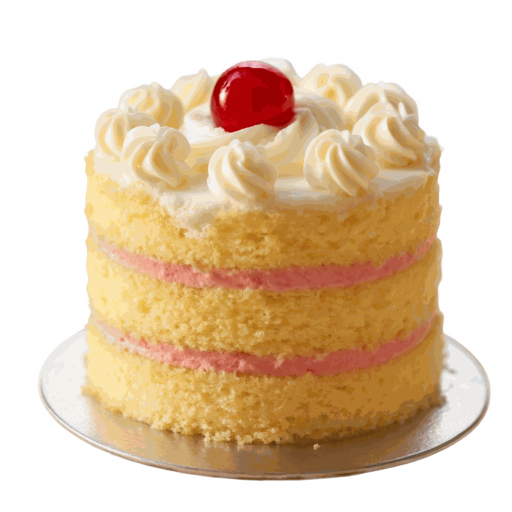
#> input picture nook-anim/examples/07_paper_cake/素材/cake.png, 1024 x 1024 px (shown at 1/2 size); its folder holds only this picture in this run
$ python -i quality.py   (imports and definitions only)
#> lines starting #> are read from the running program, lines starting #| are printed output that depends on the picture
### nook-xhspage/scripts/pages_hand.py
"""共用的页面骨架：颜色映射（深色、船票）、船票外框、手绘红框和箭头、素材取用、CSS。页型本身在 render.py。"""
import html
import math
import pathlib
import random

from PIL import Image

import pages_core as P

import paths
CN2ID = {"相机": "camera", "叶子": "leaf_twig", "邮票": "stamp", "小人困惑": "char_confused", "小人思考": "char_thinking",
         "小人开心": "char_happy", "问号气泡": "bubble_question", "火箭": "rocket", "灯泡": "bulb", "星光": "sparkle"}
_MAN = None


# [14 lines left out: function libfile, not called in this run]
W, H = 1242, 1656
INK, BLUE, ORANGE, RED = "#1B2540", "#2F5BEA", "#E55A14", "#E5412D"
uri = P.uri


DARK = False
THEME = "paper"      # paper / dark / ticket / mint；dark 由 DARK 控制
PAGE_TYPE = ""       # 当前页型（由 render.page_html 设置，mint 款据此选封面或内页背景）
ACCOUNT = ""         # 票根上的账号名（由 render.page_html 设置）
TICKET_NO = ""       # 票号（可选，meta.no）
HAS_LOGO = True
# 颜色映射：手账（浅色）是基准，深色和船票在它上面做字符串替换。每套的色值都要过 xhs.py check-themes 的对比度自检。
DARK_KEYS = ['#FBF7EC', '#F6E7C8', '#F3EAD7', '#FFFEF9', '#1B2540', '#2F5BEA', '#FFD46A', '#FFE9A8', '#E5412D', '#7D7560', '#D9CFB4', '#F7E1BC', '#F7E7C9', '#DDE8FF', '#8FB0F0', '#FFF1C9', '#6B6551', '#CFC4A6', '#8A8470']
DARK_VALUES = ['#2E2924', '#3A332B', '#342E27', '#383129', '#F2EBDD', '#A9C7F0', 'rgba(217,119,74,.42)', 'rgba(217,119,74,.35)', '#F28C74', '#A59C8B', '#51483C', '#43392F', '#43392F', '#4A4034', '#6A5B49', '#C86A40', '#CDC3B0', '#5A5043', '#6B5F4F']   # 暖夜纸：暖灰褐底、奶油字，是手账的夜间版


def dark_map():
    return list(zip(DARK_KEYS, DARK_VALUES)) + [("rgba(60,50,20,", "rgba(0,0,0,"), ("#EAD27A", "#EAD27A")]


TICKET_MAP = [("#FBF7EC", "#EAF3FF"), ("#F6E7C8", "#CFE3FF"), ("#F3EAD7", "#DCEBFF"), ("#FFFEF9", "#FFFFFF"), ("#1B2540", "#12306B"),
           ("#2F5BEA", "#1A5FD0"), ("#FFD46A", "#8CC0FF"), ("#FFE9A8", "rgba(140,192,255,.55)"), ("#7D7560", "#5A6F9C"),
           ("#D9CFB4", "#BCD1F0"), ("#F7E1BC", "#CFE3FF"), ("#F7E7C9", "#CFE3FF"), ("#FFF1C9", "#DCEBFF"), ("#6B6551", "#4A5E86"),
           ("#CFC4A6", "#A9C3EC"), ("#8A8470", "#6F86B3"), ("rgba(60,50,20,", "rgba(18,48,107,")]
# 船票的三个颜色（外底、票根底、票根字），在颜色映射之后再替换，不会被映射改掉
TICKET_COLORS = ("#C9DDF7", "#1F6FEB", "#FFFFFF")   # 外底、票根底、票根字（船票风：蓝白）
# 薄荷款（通用款）：明亮的薄荷白底，墨绿蓝字，珊瑚红强调，柠檬黄高亮；背景是两张插画底图（封面类和内页）
MINT_MAP = [("#FBF7EC", "#F4FBF7"), ("#F6E7C8", "#DDF3E8"), ("#F3EAD7", "#FDE9DD"), ("#FFFEF9", "#FFFFFF"), ("#1B2540", "#16323B"), ("#1A2440", "#16323B"),
            ("#2F5BEA", "#137A6D"), ("#2F5BEC", "#137A6D"), ("#FFD46A", "#FFDD6E"), ("#FFE9A8", "#FFF0B8"), ("#E5412D", "#E2453C"),
            ("#E55A14", "#EF6148"), ("#7D7560", "#52706E"), ("#D9CFB4", "#BFDCD2"), ("#F7E1BC", "#D4EFE2"), ("#F7E7C9", "#D4EFE2"),
            ("#DDE8FF", "#D8F1E8"), ("#8FB0F0", "#86CDB9"), ("#FFF1C9", "#FFF3CC"), ("#6B6551", "#4A6664"), ("#CFC4A6", "#A5CDBF"),
            ("#8A8470", "#678583"), ("rgba(60,50,20,", "rgba(22,50,59,")]


def mint_css():
    f = "cover" if PAGE_TYPE.startswith("cover") or PAGE_TYPE in ("closing", "back_cover") else "inner"
    return f"body{{background:#F4FBF7 url('{uri(paths.THEME_DIR / 'mint' / ('bg_' + f + '.jpg'))}') 0 0/100% 100% no-repeat}}body:before{{display:none}}"


# [4 lines left out: function dark_css, not called in this run]


BARS = [26, 14, 20, 40, 14, 26, 40, 14, 26, 14]
BAR_ORANGE = 2


# [22 lines left out: functions rough_box, arrow, not called in this run]


def img(name, x, y, w, rot=0, extra=""):
    return f'<img class="abs" src="{uri(libfile(name))}" style="left:{x}px;top:{y}px;width:{w}px;transform:rotate({rot}deg);{extra}">'


def hlw(text, color="#FFE9A8"):
    """淡黄荧光衬底的词。"""
    return f'<span class="hy" style="--hy:{color}">{html.escape(text)}</span>'


CSS = """
@font-face{font-family:'NSC';src:url('%(sans)s');font-weight:100 900}
@font-face{font-family:'KAI';src:url('%(kai)s')}
*{box-sizing:border-box;margin:0;padding:0}
body{width:1242px;height:1656px;background:#FBF7EC;font-family:'NSC','Microsoft YaHei',sans-serif;color:#1B2540;position:relative;overflow:hidden}
body:before{content:'';position:absolute;inset:0;background:radial-gradient(ellipse 520px 420px at 6%% 4%%,#F6E7C8 0,transparent 70%%),radial-gradient(ellipse 480px 380px at 96%% 98%%,#F3EAD7 0,transparent 70%%)}
.abs{position:absolute}
.hand{font-family:'KAI','NSC',serif;color:%(blue)s}
.kai{font-family:'KAI','NSC',serif}
.t{position:absolute;left:70px;right:70px;font-weight:900;line-height:1.2;white-space:nowrap}
.hy{white-space:nowrap;background:linear-gradient(transparent 14%%,var(--hy) 14%%,var(--hy) 90%%,transparent 90%%);padding:0 8px;border-radius:14px}
.hl{position:relative;display:inline-block;z-index:0;padding:0 10px}
.hl .brush{position:absolute;left:-16px;width:calc(100%% + 32px);top:8%%;height:90%%;z-index:-1}
.hlt{color:#1B2540}
.shot{position:absolute;border-radius:26px;box-shadow:0 0 0 6px #fff,0 18px 44px rgba(40,50,90,.22)}
.stick{position:absolute;background:#2F5BEC;color:#fff;font-weight:900;padding:14px 38px;border-radius:12px 40px 14px 36px;box-shadow:0 8px 0 rgba(47,91,234,.25)}
.wv{display:block}
"""


# [7 lines left out: function barcode_svg, not called in this run]


TK_W, TK_H, TK_BODY, TK_X, TK_Y, TK_R, TK_N = 1172, 1586, 1400, 35, 35, 44, 28


def ticket_path():
    W_, H_, B, R, N = TK_W, TK_H, TK_BODY, TK_R, TK_N
    return (f"M{R},0 H{W_ - R} A{R} {R} 0 0 1 {W_},{R} V{B - N} A{N} {N} 0 0 0 {W_},{B + N} V{H_ - R} A{R} {R} 0 0 1 {W_ - R},{H_} "
            f"H{R} A{R} {R} 0 0 1 0,{H_ - R} V{B + N} A{N} {N} 0 0 0 0,{B - N} V{R} A{R} {R} 0 0 1 {R},0 Z")


# [14 lines left out: function ticket_wrap, not called in this run]


TICKET_CSS = (
    f".tkb{{background:#TKOUT}}.tkb:before{{display:none}}"
    f".tk-shadow{{position:absolute;left:{TK_X}px;top:{TK_Y}px;width:{TK_W}px;height:{TK_H}px;filter:drop-shadow(0 16px 28px rgba(8,12,24,.35))}}"
    f".ticket{{position:absolute;inset:0;background:#FBF7EC;clip-path:path('{ticket_path()}');overflow:hidden}}"
    f".ticket:before{{content:'';position:absolute;inset:0;background:radial-gradient(ellipse 520px 420px at 6% 4%,#F6E7C8 0,transparent 70%),radial-gradient(ellipse 480px 380px at 96% {TK_BODY * 100 // TK_H}%,#F3EAD7 0,transparent 70%)}}"
    f".tk-body{{position:absolute;left:0;top:0;width:{TK_W}px;height:{TK_BODY}px;overflow:hidden}}"
    f".stage{{position:absolute;top:0;width:{W}px;height:{H}px;transform-origin:0 0}}"
    f".tk-line{{position:absolute;left:46px;right:46px;top:{TK_BODY - 1}px;border-top:4px dashed #TKTXT;opacity:.55}}"
    f".tk-stub{{position:absolute;left:0;width:{TK_W}px;background:#TKSTUB;display:flex;align-items:center;padding:0 64px;color:#TKTXT}}"
    f".tk-name{{flex:1;font-size:40px;font-weight:800;line-height:1.3}}.tk-no{{font-size:26px;font-weight:600;opacity:.7;letter-spacing:2px}}"
    f".tk-bar{{margin-left:20px}}"
)


# [19 lines left out: function base, not called in this run]

### nook-xhspage/scripts/paths.py
"""统一路径：全部相对 skill 目录或用户目录，不含任何本机绝对路径。
输出目录：环境变量 NOOK_XHS_OUT，默认当前目录下的 output/。
品牌设置存在用户目录 ~/.nook-xhspage/（环境变量 NOOK_XHS_HOME 可改），设置一次后不再询问。"""
import os
import pathlib

SKILL = pathlib.Path(__file__).resolve().parent.parent
ASSETS = SKILL / "assets"
FONTS = ASSETS / "fonts"
LIB = ASSETS / "library"
EXAMPLES = ASSETS / "examples"
DEFAULT_BRAND = ASSETS / "brand" / "default"      # 作者本人的船长款（--captain）
MINT_BRAND = ASSETS / "brand" / "mint"            # 通用款：薄荷（--default，任何人开箱即用）
THEME_DIR = ASSETS / "themes"
HOME = pathlib.Path(os.environ.get("NOOK_XHS_HOME") or (pathlib.Path.home() / ".nook-xhspage"))
BRAND_CONFIG = HOME / "brand.json"
USER_BRAND = HOME / "brand"
OUT = pathlib.Path(os.environ.get("NOOK_XHS_OUT", pathlib.Path.cwd() / "output"))


def _brand_dir():
    """渲染用的品牌文件夹：自定义用用户目录；mode=mint 或还没设置用通用款薄荷；mode=default（旧配置）和 captain 用船长款。"""
    import json
    if BRAND_CONFIG.exists():
        try:
            mode = json.loads(BRAND_CONFIG.read_text(encoding="utf-8")).get("mode")
        except ValueError:
            mode = None
        if mode == "custom" and USER_BRAND.exists():
            return USER_BRAND
        if mode in ("default", "captain"):
            return DEFAULT_BRAND
    return MINT_BRAND


BRAND_DIR = _brand_dir()

### nook-xhspage/scripts/quality.py
"""质量自检：主题对比度（check-themes）和页面留白（render 后自动做）。"""
import numpy as np
from PIL import Image

import pages_hand as D

# (名称, 前景基色, 背景基色, 最低对比度)；基色是手账款的色值，深色和船票款按映射表换算
PAIRS = [("主要文字对底色", "#1B2540", "#FBF7EC", 7.0), ("次要文字对底色", "#6B6551", "#FBF7EC", 4.5),
         ("手写蓝字对底色", "#2F5BEA", "#FBF7EC", 4.5), ("注释灰字对底色", "#7D7560", "#FBF7EC", 3.5),
         ("主要文字对卡片", "#1B2540", "#FFFEF9", 7.0), ("次要文字对卡片", "#6B6551", "#FFFEF9", 4.5),
         ("红色对底色", "#E5412D", "#FBF7EC", 3.0), ("橙色强调对底色", "#E55A14", "#FBF7EC", 3.0)]


def _lum(h):
    h = h.lstrip("#")
    c = [int(h[i:i + 2], 16) / 255 for i in (0, 2, 4)]
    c = [x / 12.92 if x <= 0.03928 else ((x + 0.055) / 1.055) ** 2.4 for x in c]
    return 0.2126 * c[0] + 0.7152 * c[1] + 0.0722 * c[2]


def contrast(a, b):
    la, lb = _lum(a), _lum(b)
    hi, lo = max(la, lb), min(la, lb)
    return (hi + 0.05) / (lo + 0.05)


def mapped(hexc, theme):
    m = {"dark": D.dark_map(), "ticket": D.TICKET_MAP, "mint": D.MINT_MAP}.get(theme, [])
    for a, b in m:
        if hexc.lower() == a.lower() and b.startswith("#"):
            return b
    return hexc


def check_themes():
    """返回 (表格文本, 是否全部通过)。"""
    lines, ok = [], True
    for th in ("paper", "dark", "ticket", "mint"):
        for name, fg, bg, need in PAIRS:
            f, b = mapped(fg, th), mapped(bg, th)
            c = contrast(f, b)
            good = c >= need
            ok = ok and good
            lines.append(f"{th:<6}{name:<12}{f} 对 {b}  对比度 {c:4.1f}（要求 ≥ {need}）{'' if good else '  ← 不达标'}")
    return "\n".join(lines), ok


def coverage(png, ticket=True, bg_img=None):
    """页面墨迹占比：与底色明显不同的像素比例。船票款只量票身内容区。底色是插画底图时（薄荷款），与底图逐像素比。"""
#> called with ticket = True
    im = Image.open(png).convert("RGB")
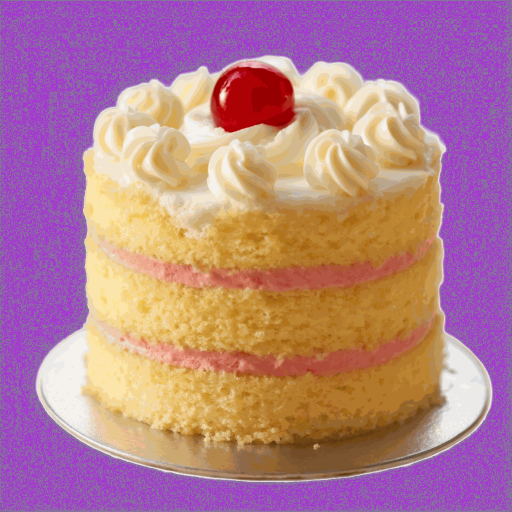
#> im: PIL image 1024x1024 RGB (shown at 1/2 size); mean R, G, B 179.9, 125.1, 141.4
    if bg_img:
        a = np.asarray(im).astype(int)
        b = np.asarray(Image.open(bg_img).convert("RGB").resize(im.size)).astype(int)
        return float((np.abs(a - b).sum(axis=2) > 60).mean())
    if ticket:
        im = im.crop((D.TK_X + 20, D.TK_Y + 20, D.TK_X + D.TK_W - 20, D.TK_Y + D.TK_BODY - 10))
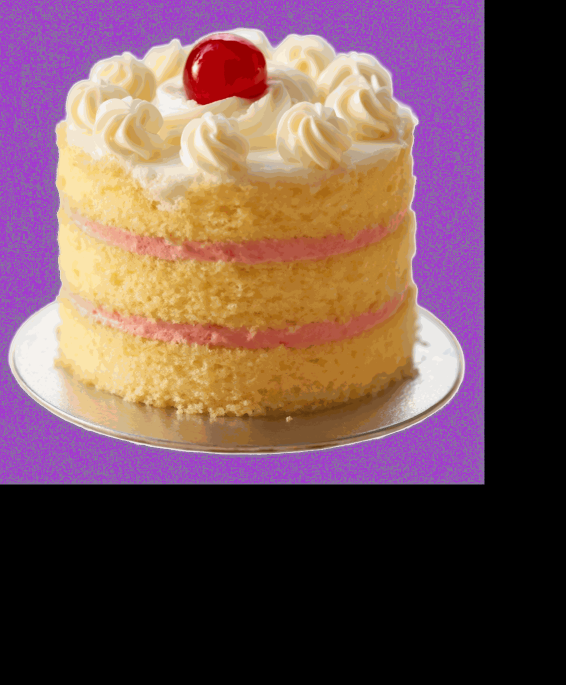
#> im: PIL image 1132x1370 RGB (shown at 1/2 size); mean R, G, B 110.9, 78.9, 82.4
    a = np.asarray(im).astype(int)
    flat = a.reshape(-1, 3)
    vals, counts = np.unique((flat // 8), axis=0, return_counts=True)
#> vals = 225 rows, first 8: [0, 0, 0], [11, 6, 1], [11, 7, 3], [11, 8, 7], [12, 7, 2], [12, 8, 18], [12, 11, 9], [13, 9, 18]; counts = 225 values, max 611879 at index 0, min 1 at index 121, mean 6892.6
    bg = vals[counts.argmax()] * 8 + 4
#> bg = [4, 4, 4]
    diff = np.abs(a - bg).sum(axis=2)
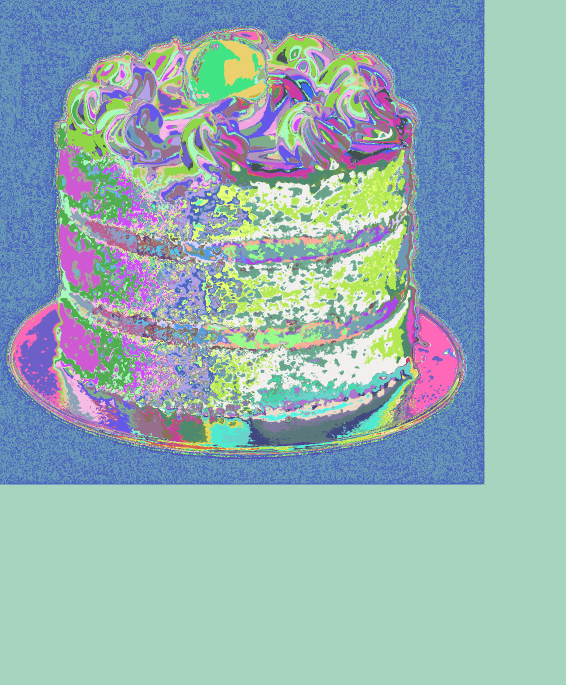
#> diff: shape (1370, 1132) int64 (shown at 1/2 size); 205 distinct labels, from 12 to 713; one colour per label, 0 black
    return float((diff > 60).mean())

>>> result = coverage('../../nook-anim/examples/07_paper_cake/素材/cake.png')
#> result = 0.605

$ run again, on nook-anim/examples/07_paper_cake/素材/chef_carry.png
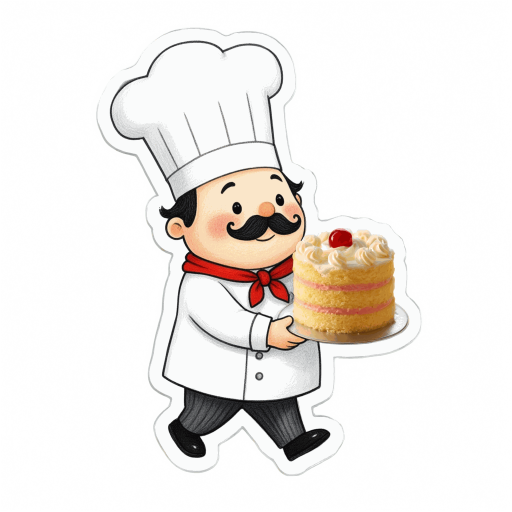
#> input picture nook-anim/examples/07_paper_cake/素材/chef_carry.png, 1024 x 1024 px (shown at 1/2 size)
#> in coverage, `im = im.crop((D.TK_X + 20, D.TK_Y + 20, D.TK_X + D.TK_W - 20, D.TK_Y +..`:
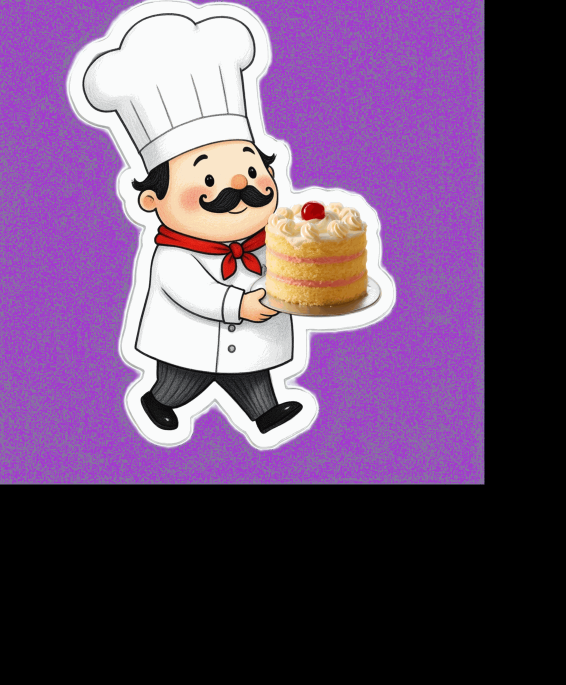
#> im: PIL image 1132x1370 RGB (shown at 1/2 size); mean R, G, B 104.6, 76.3, 112.8
#> vals = 222 rows, first 8: [0, 0, 0], [1, 1, 1], [2, 2, 2], [3, 3, 4], [3, 4, 3], [3, 4, 4], [4, 2, 2], [4, 3, 4]; counts = 222 values, max 611879 at index 0, min 1 at index 138, mean 6985.8
#> bg = [4, 4, 4]
#> in coverage, `diff = np.abs(a - bg).sum(axis=2)`:
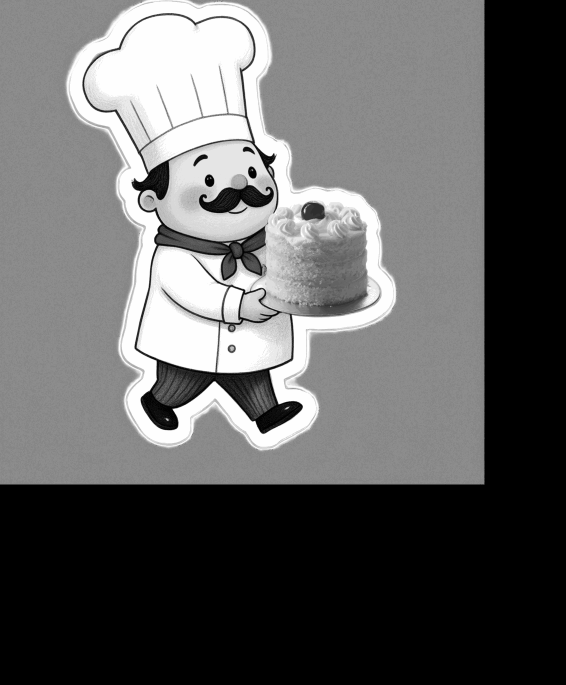
#> diff: shape (1370, 1132) int64 (shown at 1/2 size); min 12, max 742, mean 291.2; drawn with min black and max white
#> result = 0.594

$ run again, on nook-anim/examples/07_paper_cake/素材/chef_look.png
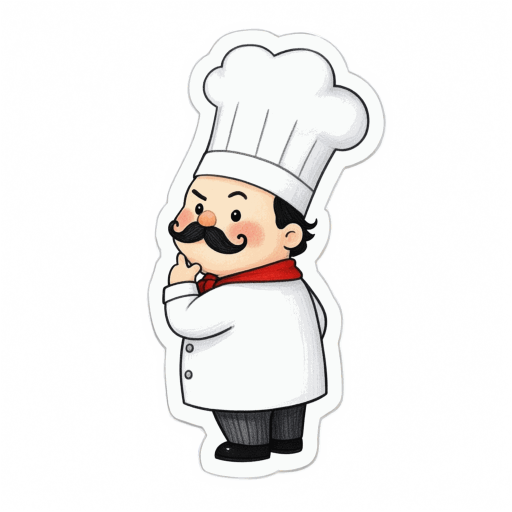
#> input picture nook-anim/examples/07_paper_cake/素材/chef_look.png, 1024 x 1024 px (shown at 1/2 size)
#> in coverage, `im = im.crop((D.TK_X + 20, D.TK_Y + 20, D.TK_X + D.TK_W - 20, D.TK_Y +..`:
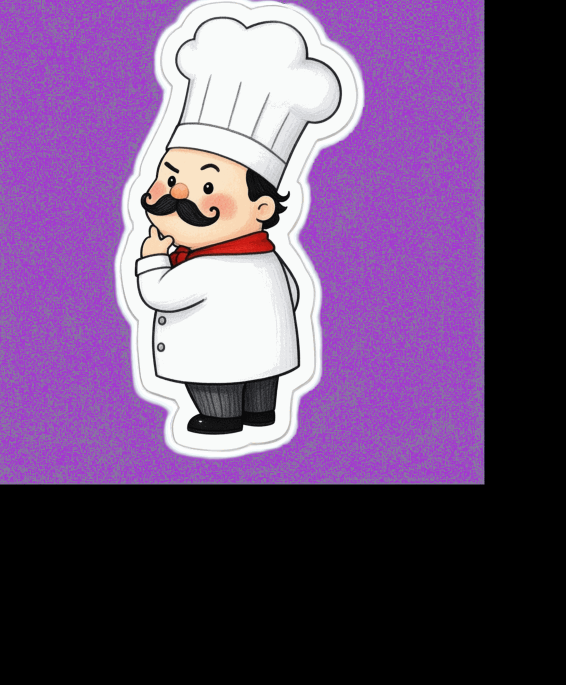
#> im: PIL image 1132x1370 RGB (shown at 1/2 size); mean R, G, B 105.1, 77.4, 117.5
#> vals = 180 rows, first 8: [0, 0, 0], [1, 1, 1], [2, 2, 2], [3, 3, 4], [3, 4, 3], [3, 4, 4], [4, 3, 4], [4, 4, 5]; counts = 180 values, max 611879 at index 0, min 1 at index 15, mean 8615.8
#> bg = [4, 4, 4]
#> in coverage, `diff = np.abs(a - bg).sum(axis=2)`:
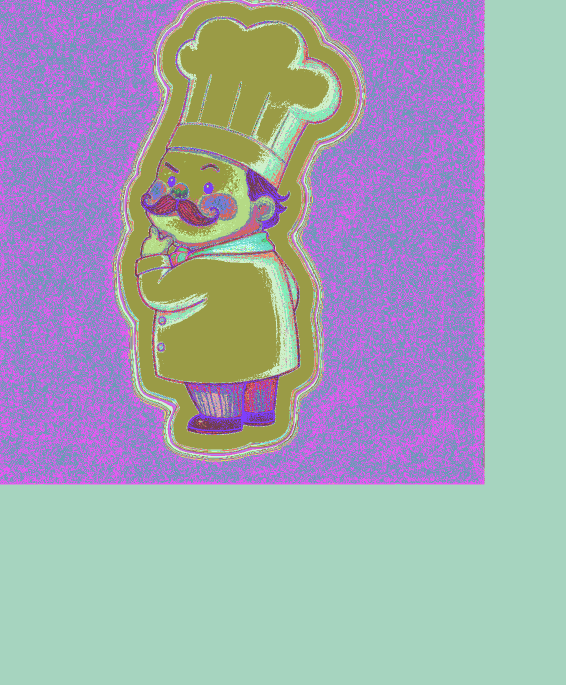
#> diff: shape (1370, 1132) int64 (shown at 1/2 size); 171 distinct labels, from 12 to 750; one colour per label, 0 black
#> result = 0.595
